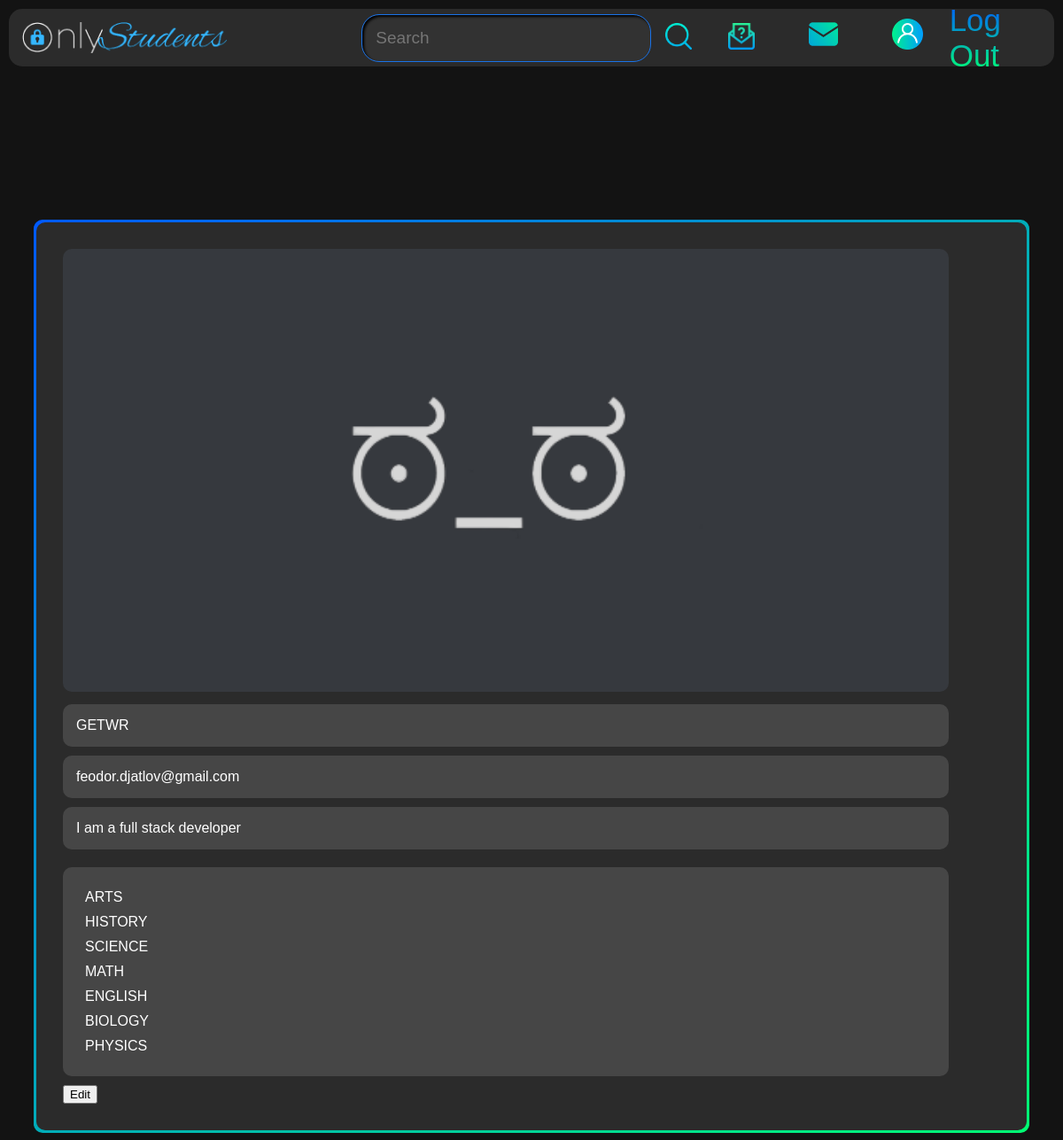
Page /users/account/ (signed in) on the committed database.
### users/models.py (models this page shows, shortened)
class Profile(models.Model):
  ROLE_TYPE = (
    ('mentor', 'Mentor'),
    ('student', 'Student'),
    ('teacher', 'Teacher')
  )
  user = models.OneToOneField(User, on_delete=models.CASCADE, null=True, blank=True)
  name = models.CharField(max_length=200, blank=True, null=True)
  email = models.EmailField(max_length=500, blank=True, null=True)
  username = models.CharField(max_length=200, blank=True, null=True)
  location = models.CharField(max_length=200, blank=True, null=True)
  short_intro = models.CharField(max_length=200, blank=True, null=True)
  bio = models.TextField(blank=True, null=True)
  profile_image = models.ImageField(null=True, blank=True, upload_to='images/profiles/', default="images/user.jpg")
  social_instagram = models.CharField(max_length=200, blank=True, null=True)
  social_twitter = models.CharField(max_length=200, blank=True, null=True)
  social_linkedin = models.CharField(max_length=200, blank=True, null=True)
  social_youtube = models.CharField(max_length=200, blank=True, null=True)
  social_website = models.CharField(max_length=200, blank=True, null=True)
  social_vk = models.CharField(max_length=200, blank=True, null=True)
  social_telegram = models.CharField(max_length=200, blank=True, null=True)
  created = models.DateTimeField(auto_now_add=True)
  id = models.UUIDField(default=uuid.uuid4, unique=True, primary_key=True, editable=False)
  subjects = models.ManyToManyField(Subject, blank=True)
  classs = models.IntegerField(blank=True, null=True)
  vote_total = models.IntegerField(default=0, null=True, blank=True)
  vote_ratio = models.IntegerField(default=0, null=True, blank=True)
  role = models.CharField(max_length=200, choices=ROLE_TYPE, default='student')
  skill = models.ManyToManyField('Skill', blank=True)
  @property
  def imageURL(self):
    try:
      url = self.profile_image.url
    except:
      url = ""
    return url

### projects/models.py (models this page shows)
class Subject(models.Model):
    title = models.CharField(max_length=200)
    description = models.CharField(max_length=500, blank=True)
    created = models.DateTimeField(auto_now_add=True)
    id = models.UUIDField(default=uuid.uuid4, unique=True, primary_key=True, editable=False)
    def __str__(self):
        return str(self.title)

### users/views.py (the view)
# urls.py: path('account/', views.account, name='account'),
def account(request):
    account = request.user.profile
    context = {
        'account': account
    }
    return render(request, 'users/account.html', context)

### users/templates/users/account.html (shortened to what this page needs)
{% extends 'main.html' %}
{% load static %}
{% block content %}
<div class="account-box">
  <div class="account-list-background">
      <div class="account-list">
        <div class="account-image-box">
          <img class="account-image" src="{{account.imageURL}}">
        </div>
        <div class="account-field">
           {{account.username}}
        </div>
        <div class="account-field">
            {{account.email}}
        </div>
        {% if account.short_intro %}
        <div class="account-field">
          {{account.short_intro}}
        </div>
        {% endif %}
        <div class="skills">
          {% for subject in account.subjects.all %}
          <div class="skill">
            {{subject}}
          </div>
          {% endfor %}
        </div>
        <div>
          <a href="{% url 'edit-account' %}">
            <button class="edit-account-button">
              Edit
            </button>
          </a>
        </div>
    </div>
  </div>
</div>
{% endblock content %}

### static/styles/main.css (style rules this page uses)
body { background-color: rgb(19, 19, 19); font-family: Arial; color: white; padding-top: 150px; }
div { text-decoration: none; color: white; }
a:link { text-decoration: none; color: white; }

### static/styles/account.css (style rules this page uses)
.account-box { padding-left: 30px; padding-right: 30px; margin-top: 90px; }
.account-list { display: grid; grid-template-columns: 1fr ; row-gap: 10px; column-gap: 10px; background-color: rgb(43, 43, 43); padding-left: 30px; padding-right: 30px; padding-top: 30px; padding-bottom: 30px; border-radius: 10px; min-width: 700px; max-width: 2300px; }
.account-list-background { background-image: linear-gradient(to bottom right, rgb(0, 89, 255), rgb(0, 255, 115)); margin-left: 30px; margin-right: 30px; padding: 3px; border-radius: 10px; min-width: 830px; max-width: 2330px; margin-left: auto; margin-right: auto; }
.account-image { max-width: 1000px; border-radius: 10px; height: 500px; object-fit: cover; object-position: center; min-width: 100px; width: 100%; }
.account-field { background-color: rgb(70, 70, 70); padding: 15px; max-width: 970px; border-radius: 10px; min-width: 100px; width: 100%; }
.skills { background-color: rgb(70, 70, 70); padding: 15px; max-width: 970px; border-radius: 10px; min-width: 100px; width: 100%; }
.skill { margin: 10px; }

### rows in the picture
Profile: imageURL (picture), username "GETWR", email "feodor.djatlov@gmail.com", short_intro "I am a full stack developer"
Subject: title "ARTS"
Subject: title "HISTORY"
Subject: title "SCIENCE"
Subject: title "MATH"
Subject: title "ENGLISH"
Subject: title "BIOLOGY"
Subject: title "PHYSICS"
